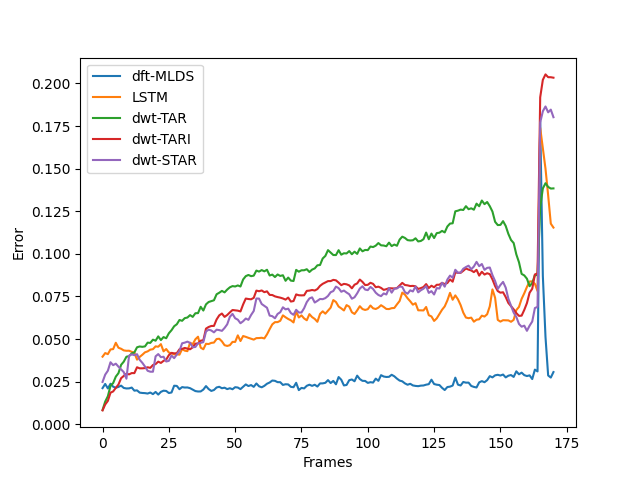

Here is the Python script that generated this plot:
import scipy.io as sio
import sys

import pandas as pd
import numpy as np
import matplotlib.pyplot as plt

import statsmodels.tsa.stattools as tsa
from statsmodels.tsa.api import VAR
import statistics

sys.path.insert(0, '../Libraries')
import JacksonsTSPackage as jts
from ltar import LTAR, diff, invert_diff
from keras.models import Sequential
from keras.layers import LSTM
from keras.layers import Dense

import time

video = sio.loadmat("F:\\repos\multi_linear_research\jackson\Docs&Code\L-TVAR\data\\video.mat")

N = 1171
N_train = 1000
N_test = 171
print(f"N: {N}")
print(f"N_train: {N_train}")
print(f"N_test: {N_test}")

tensor_shape = (1171, 10, 10)

tensor_data = np.zeros(tensor_shape)
for i in range(tensor_shape[0]):
    tensor_data[i] = video['X'][0][i]

train_tensor = jts.extract_train_tensor(tensor_data, N_train)
test_tensor = jts.extract_test_tensor(tensor_data, N_train, N_test)

n_features = tensor_shape[1] * tensor_shape[2]
def split_sequence(sequence, n_steps):
    X, y = list(), list()
    for i in range(len(sequence)):
        # find the end of this pattern
        start_ix = i - n_steps
        # check if we are beyond the sequence
        if start_ix >= 0:
            # gather input and output parts of the pattern
            seq_x, seq_y = sequence[start_ix:i], sequence[i]
            X.append(seq_x)
            y.append(seq_y)
    return np.asarray(X), np.asarray(y)
n_steps = 10
sequence = tensor_data.reshape((N, tensor_shape[1] * tensor_shape[2]))
X, y = split_sequence(sequence, n_steps)
train_X = X[:N_train-n_steps]
train_y = y[:N_train-n_steps]
test_X = X[N_train-n_steps:N_train+N_test-n_steps]
test_y = y[N_train-n_steps:N_train+N_test-n_steps]
print(train_X.shape, train_y.shape, test_X.shape, test_y.shape)
model = Sequential()
model.add(LSTM(100, activation='relu',return_sequences=True, input_shape=(n_steps, n_features)))
model.add(LSTM(100, activation='relu'))
model.add(Dense(n_features))
model.compile(optimizer='adam', loss='mse')

lstm = []
ltar = []
ltari = []
lstar = []
for i in range(1):
    start = time.time()
    model.fit(train_X, train_y, epochs=200, verbose=1)
    end = time.time()
    lstm.append(end-start)

    dct_ltar = LTAR(train_tensor)
    start = time.time()
    dct_ltar.fit(10, "dwt")
    end = time.time()
    ltar.append(end-start)

    dct_ltari = LTAR(diff(train_tensor))
    start = time.time()
    dct_ltari.fit(10, "dwt")
    end = time.time()
    ltari.append(end-start)

    interval = 10
    dct_lstar = LTAR(diff(train_tensor, interval))
    start = time.time()
    dct_lstar.fit(10, "dwt")
    end = time.time()
    lstar.append(end-start)

print("LSTM:", np.average(lstm))
print("L-TAR:", np.average(ltar))
print("L-TARI:", np.average(ltari))
print("L-STAR:", np.average(lstar))

yhat = model.predict(test_X, verbose=0)
predict_tensor = yhat.reshape((N_test, tensor_shape[1], tensor_shape[2]))
dct_result_tensor = dct_ltar.forecast(N_test)
dcti_result_tensor = invert_diff(dct_ltari.forecast(N_test), train_tensor)
dcts_result_tensor = invert_diff(dct_ltari.forecast(N_test), train_tensor, interval)

dct_error = jts.calc_mape_per_matrix(test_tensor, dct_result_tensor)
dct_error = dct_error.rename(columns={"MAPE": "dwt-TAR"})
dcti_error = jts.calc_mape_per_matrix(test_tensor, dcti_result_tensor)
dcti_error = dcti_error.rename(columns={"MAPE": "dwt-TARI"})
dcts_error = jts.calc_mape_per_matrix(test_tensor, dcts_result_tensor)
dcts_error = dcts_error.rename(columns={"MAPE": "dwt-STAR"})
lstm_error = jts.calc_mape_per_matrix(test_tensor, predict_tensor)
lstm_error = lstm_error.rename(columns={"MAPE": "LSTM"})
mlds_err = sio.loadmat('F:\\repos\multi_linear_research\jackson\Docs&Code\L-TVAR\data\err_video.mat')
mlds_error = pd.DataFrame(np.transpose(mlds_err['err_dft']), index=dct_error.index, columns=["dft-MLDS"])
df = pd.concat([mlds_error, lstm_error, dct_error, dcti_error, dcts_error], axis=1)
ax = df.plot()
ax.set_xlabel("Frames")
ax.set_ylabel("Error")
plt.show()
